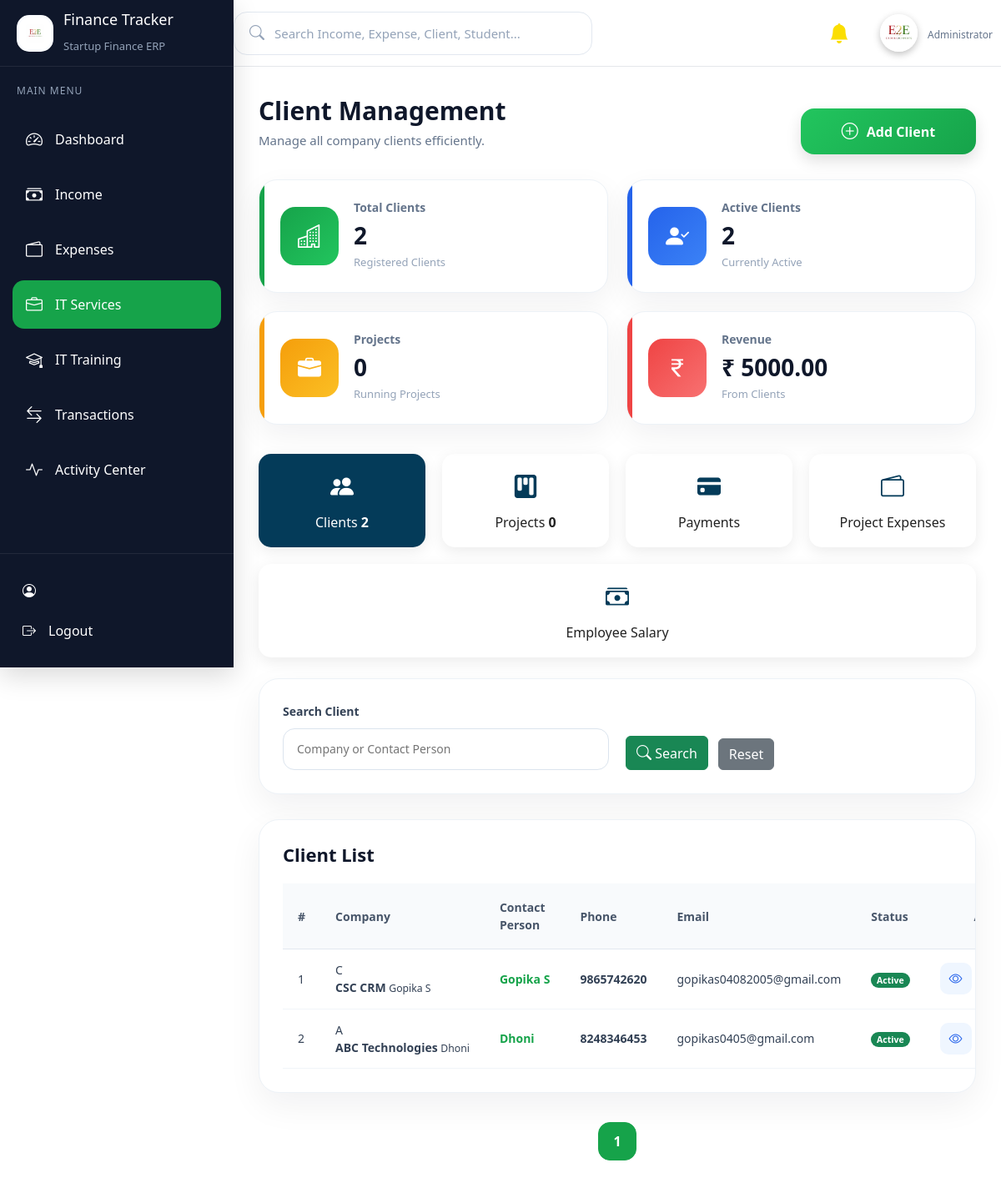
Page /services/ on the committed database.
### services/models.py (models this page shows, shortened)
class Client(models.Model):
    STATUS_CHOICES = (
        ("Active", "Active"),
        ("Inactive", "Inactive"),
    )
    company_name = models.CharField(
        max_length=200
    )
    contact_person = models.CharField(
        max_length=150
    )
    phone = models.CharField(
        max_length=10,
        unique=True
    )
    email = models.EmailField(
        unique=True
    )
    address = models.TextField(
        blank=True,
        null=True
    )
    gst_number = models.CharField(
        max_length=15,
        blank=True,
        null=True,
        unique=True
    )
    status = models.CharField(
        max_length=20,
        choices=STATUS_CHOICES,
        default="Active"
    )
    created_at = models.DateTimeField(
        auto_now_add=True
    )
    updated_at = models.DateTimeField(
        auto_now=True
    )
    class Meta:
        ordering = ["-id"]

### services/views.py (the view, shortened to what this page needs)
def client_list(request):
    clients = Client.objects.all().order_by("-id")
    search = request.GET.get("search", "")
    paginator = Paginator(clients, 5)
    page_number = request.GET.get("page")
    page_obj = paginator.get_page(page_number)
    context = {
        "clients": page_obj,
        "page_obj": page_obj,
        "search": search,
        "active_page": "clients",
        "total_clients": Client.objects.count(),
        "active_clients": Client.objects.filter(
            status="Active"
        ).count(),
        "running_projects": Project.objects.filter(
            status="Running"
        ).count(),
        "client_revenue": ProjectPayment.objects.aggregate(
            total=Sum("amount")
        )["total"] or 0,
    }
    return render(
        request,
        "services/client_list.html",
        context
    )

### activity/context_processors.py (called while the page is built)
def notification_context(request):
    unread_notifications = Notification.objects.filter(
        is_read=False
    ).count()
    recent_notifications = Notification.objects.filter(
        is_read=False
    ).order_by("-created_at")[:5]
    return {
        "unread_notifications": unread_notifications,
        "recent_notifications": recent_notifications,
    }

### templates/services/client_list.html (shortened to what this page needs)
{% extends 'base.html' %}
{% block content %}
<div class="page-header">
    <div>
        <h2>Client Management</h2>
        <p>Manage all company clients efficiently.</p>
    </div>
    <div class="page-actions">
        <a href="{% url 'services:add_client' %}" class="btn btn-success">
            <i class="bi bi-plus-circle"></i>
            Add Client
        </a>
    </div>
</div>
<div class="dashboard-cards">
    <div class="dashboard-card revenue">
        <div class="card-icon">
            <i class="bi bi-buildings"></i>
        </div>
        <div class="card-content">
            <h5>Total Clients</h5>
            <h2>{{ total_clients }}</h2>
            <p>Registered Clients</p>
        </div>
    </div>
    <div class="dashboard-card profit">
        <div class="card-icon">
            <i class="bi bi-person-check-fill"></i>
        </div>
        <div class="card-content">
            <h5>Active Clients</h5>
            <h2>{{ active_clients }}</h2>
            <p>Currently Active</p>
        </div>
    </div>
    <div class="dashboard-card target">
        <div class="card-icon">
            <i class="bi bi-briefcase-fill"></i>
        </div>
        <div class="card-content">
            <h5>Projects</h5>
            <h2>{{ running_projects }}</h2>
            <p>Running Projects</p>
        </div>
    </div>
    <div class="dashboard-card expense">
        <div class="card-icon">
            <i class="bi bi-currency-rupee"></i>
        </div>
        <div class="card-content">
            <h5>Revenue</h5>
            <h2>₹ {{ client_revenue|floatformat:2 }}</h2>
            <p>From Clients</p>
        </div>
    </div>
</div>
<div class="service-nav">
    <a href="{% url 'services:client_list' %}" class="service-link {% if active_page == 'clients' %}active{% endif %}">
        <i class="bi bi-people-fill"></i>
        Clients
        <span>{{ total_clients }}</span>
    </a>
    <a href="{% url 'services:project_list' %}" class="service-link {% if active_page == 'projects' %}active{% endif %}">
        <i class="bi bi-kanban-fill"></i>
        Projects
        <span>{{ running_projects }}</span>
    </a>
    <a href="{% url 'services:service_payment_list' %}" class="service-link {% if active_page == 'payments' %}active{% endif %}">
        <i class="bi bi-credit-card-fill"></i>
        Payments
    </a>
    <a href="{% url 'services:expense_list' %}" class="service-link {% if active_page == 'expenses' %}active{% endif %}">
        <i class="bi bi-wallet2"></i>
        Project Expenses
    </a>
    <a href="{% url 'services:salary_list' %}" class="service-link {% if active_page == 'salary' %}active{% endif %}">
        <i class="bi bi-cash-stack"></i>
        Employee Salary
    </a>
</div>
<div class="filter-card">
    <form method="GET">
        <div class="filter-grid">
            <div class="filter-group">
                <label>Search Client</label>
                <input type="text" name="search" value="{{ search }}" placeholder="Company or Contact Person">
            </div>
            <div class="filter-buttons">
                <button type="submit" class="btn btn-success">
                    <i class="bi bi-search"></i>
                    Search
                </button>
                <a href="{% url 'services:client_list' %}" class="btn btn-secondary">
                    Reset
                </a>
            </div>
        </div>
    </form>
</div>
<div class="dashboard-table">
    <div class="box-header">
        <h3>Client List</h3>
    </div>
    <table>
        <thead>
            <tr>
                <th>#</th>
                <th>Company</th>
                <th>Contact Person</th>
                <th>Phone</th>
                <th>Email</th>
                <th>Status</th>
                <th>Actions</th>
            </tr>
        </thead>
        <tbody>
            {% for client in clients %}
            <tr>
                <td>{{ forloop.counter }}</td>
                <td>
                    <div class="client-info">
                        <div class="client-avatar">
                            {{ client.company_name|first|upper }}
                        </div>
                        <div>
                            <strong>{{ client.company_name }}</strong>
                            <small>{{ client.contact_person }}</small>
                        </div>
                    </div>
                </td>
                <td>{{ client.contact_person }}</td>
                <td>{{ client.phone }}</td>
                <td>{{ client.email }}</td>
                <td>
                    <span
                        class="badge rounded-pill {% if client.status == 'Active' %}bg-success{% else %}bg-danger{% endif %}">
                        {{ client.status }}
                    </span>
                </td>
                <td>
                    <div class="action-buttons">
                        <a href="{% url 'services:view_client' client.id %}" class="view-btn">
                            <i class="bi bi-eye"></i>
                        </a>
                    </div>
                </td>
            </tr>
            {% endfor %}
        </tbody>
    </table>
</div>
<div class="pagination-container">
    {% for page in page_obj.paginator.page_range %}
    {% if page == page_obj.number %}
    <span class="page-btn active">
        {{ page }}
    </span>
    {% else %}
    <a href="?page={{ page }}" class="page-btn">
        {{ page }}
    </a>
    {% endif %}
    {% endfor %}
</div>
{% endblock %}

### static/css/style.css (style rules this page uses)
* { margin:0; padding:0; box-sizing:border-box; font-family:"Segoe UI",sans-serif; }
body { background:var(--bg); color:var(--text); font-family:"Inter",sans-serif; font-size:14px; line-height:1.6; }

### static/css/dashboard.css (style rules this page uses)
.dashboard-cards { display:grid; grid-template-columns:repeat(4,1fr); gap:22px; margin-bottom:30px; }
.dashboard-card { background:#fff; border-radius:18px; padding:24px; display:flex; align-items:center; gap:18px; box-shadow:0 10px 30px rgba(15,23,42,.08); transition:.35s; border:1px solid #edf2f7; position:relative; overflow:hidden; }
.dashboard-card::before { content:""; position:absolute; left:0; top:0; width:5px; height:100%; }
.card-icon { width:68px; height:68px; border-radius:16px; display:flex; justify-content:center; align-items:center; font-size:28px; color:#fff; }
.box-header { display:flex; justify-content:space-between; align-items:center; margin-bottom:22px; }
.box-header h3 { font-size:18px; font-weight:600; color:#0f172a; display:flex; align-items:center; gap:10px; }
.dashboard-table th, .dashboard-table td { padding:10px 12px; font-size:13px; }
@media (max-width:1400px) { .dashboard-cards { grid-template-columns:repeat(3,1fr); } }

### static/css/service.css (style rules this page uses)
.service-nav { display:flex; gap:20px; flex-wrap:wrap; margin:25px 0; }
.service-link { flex:1; min-width:180px; background:#fff; border-radius:15px; padding:18px; text-align:center; text-decoration:none; color:#222; box-shadow:0 5px 18px rgba(0,0,0,.08); transition:.3s; }
.service-link i { font-size:28px; display:block; color:#043b59; margin-bottom:10px; }
.service-link span { font-weight:600; font-size:16px; }
.service-link.active { background:#043b59; color:#fff; }
.service-link.active i { color:#fff; }
.page-actions { display:flex; gap:18px; flex-wrap:wrap; align-items:center; margin-top:20px; }
.page-actions .btn { min-width:210px; height:55px; border:none; border-radius:16px; display:flex; align-items:center; justify-content:center; gap:10px; font-size:16px; font-weight:600; color:#fff; transition:all .3s ease; box-shadow:0 8px 18px rgba(0,0,0,.12); }
.page-actions .btn i { font-size:20px; }
.page-actions .btn-success { background:linear-gradient(135deg,#22c55e,#16a34a); }

### static/css/variables.css (style rules this page uses)
:root { --primary:#16A34A; --primary-dark:#15803D; --primary-light:#DCFCE7; --success:#22C55E; --danger:#EF4444; --warning:#F59E0B; --info:#3B82F6; --purple:#7C3AED; --teal:#14B8A6; --pink:#EC4899; --sidebar:#0F172A; --sidebar-hover:#1E293B; --sidebar-active:#16A34A; --bg:#F4F7FE; --card:#FFFFFF; --card-hover:#F8FAFC; --heading:#0F172A; --text:#334155; --text-light:#64748B; --border:#E2E8F0; --shadow-sm:0 4px 12px rgba(15,23,42,.05); --shadow:0 12px 30px rgba(15,23,42,.08); --shadow-lg:0 18px 45px rgba(15,23,42,.12); --radius-sm:12px; --radius:18px; --radius-lg:24px; --transition:.3s ease; }

### rows in the picture
Client: company_name|first "C", company_name "CSC CRM", contact_person "Gopika S", phone "9865742620", email "gopikas04082005@gmail.com", status "Active"
Client: company_name|first "A", company_name "ABC Technologies", contact_person "Dhoni", phone "8248346453", email "gopikas0405@gmail.com", status "Active"

### other values in the picture
{{ total_clients }} "2"
{{ active_clients }} "2"
{{ running_projects }} "0"
{{ client_revenue|floatformat:2 }} "5000.00"
{{ page }} "1"
